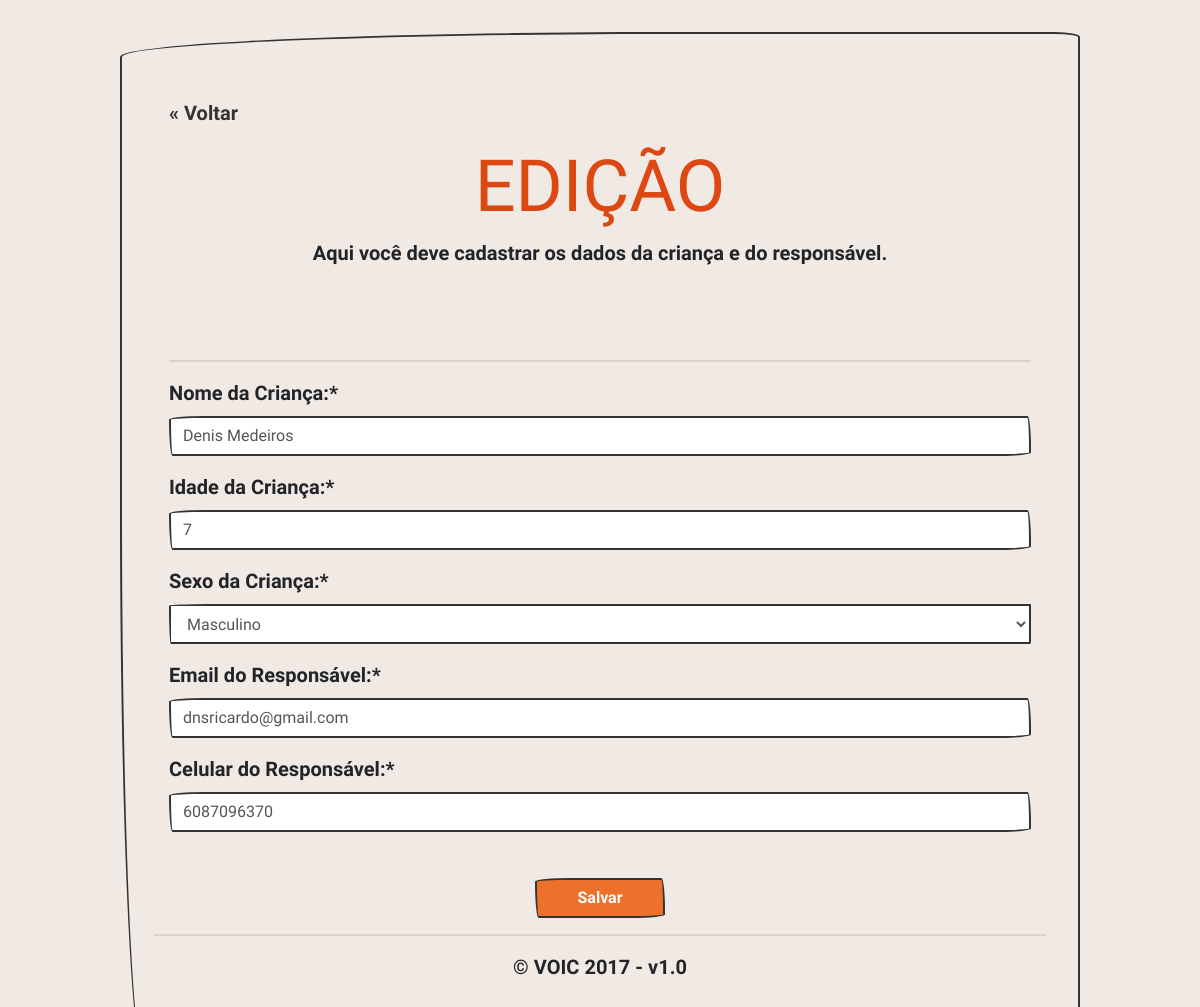
The app's page /edicao/, older data.
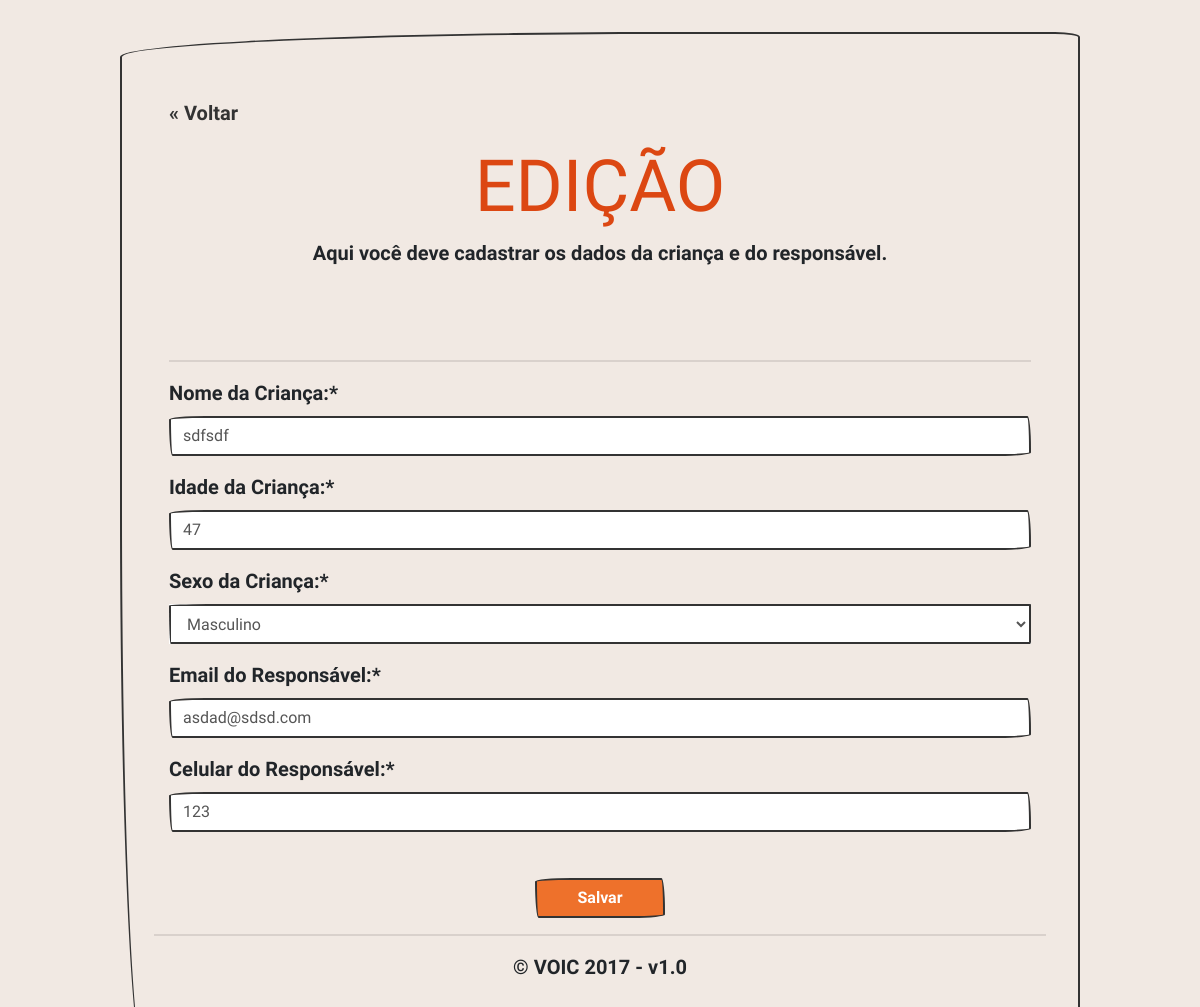
The same page, newer data.
### core/models.py (models this page shows)
class Crianca(models.Model):
    nome = models.CharField(max_length=200, null=False, blank=False)
    sexo = models.CharField(max_length=1, default='M', choices=SEXO_CHOICES, null=False, blank=False)
    idade = models.PositiveIntegerField(null=False, blank=False)

class Responsavel(models.Model):
    email = models.EmailField(null=False, blank=False)
    celular = models.CharField(max_length=100, null=False, blank=False)

### core/views.py (the view, shortened to what this page needs)
# urls.py: url('^edicao/$', views.EdicaoView.as_view(), name='edicao'),
class EdicaoView(View):
    def get(self, request):
        context = {}
        if Crianca.objects.count() > 0:
            crianca = Crianca.objects.last()
            responsavel = Responsavel.objects.last()
            crianca_form = CriancaForm(request.POST or None, instance=crianca)
            responsavel_form = ResponsavelForm(request.POST or None, instance=responsavel)
            context['crianca_form'] = crianca_form
            context['responsavel_form'] = responsavel_form
            return render(request, 'cadastro.html', context)
        else:
            context['mensagem'] = 'Ainda não existe cadastro.'
            return render(request, 'mensagem.html', context)

### core/models.py
class CriancaForm(ModelForm):
    class Meta:
        model = Crianca
        fields = ['nome', 'sexo', 'idade']
        widgets = {
           'nome': forms.TextInput(
                attrs={
                    'class': 'form-control',
                    'placeholder': 'João Silva',
                }
            ),
           'idade': forms.TextInput(
                attrs={
                    'class': 'form-control',
                    'type': 'number',
                    'min': '1',
                    'placeholder': '3',
                }
            ),
           'sexo': forms.Select(
                attrs={
                    'class': 'form-control',
                }
            )
        }

### core/templates/cadastro.html (shortened to what this page needs)
{% extends "base.html" %}
{% block "corpo" %}
    <div class="jumbotron">
      <div class="container">
        <p class="text-left" ><a style="text-decoration:none"  href="{% url "pagina_inicial" %}" > « Voltar </a></p>
        {% if novo_cadastro %}
        <h1 class="display-3 text-center" style="width:100%">CADASTRE-SE</h1>
        {% else %}
        <h1 class="display-3 text-center" style="width:100%">EDIÇÃO</h1>
        {% endif %}
        <p class="text-center">Aqui você deve cadastrar os dados da criança e do responsável.</p>
        <br />
        <br />
        <hr>
        <div class="row">
            <div class="col-md-12">
              <form method="post" action="" data-troggle="validator">
                <div class="form-group">
                    <label for="{{ crianca_form.nome.id_for_label }}" class="control-label">Nome da Criança:* </label>
                    {{ crianca_form.nome }}
                </div>
                <div class="form-group">
                    <label for="{{ crianca_form.idade.id_for_label }}" class="control-label">Idade da Criança:* </label>
                    {{ crianca_form.idade }}
                </div>
                 <div class="form-group">
                    <label for="{{ crianca_form.sexo.id_for_label }}" class="control-label">Sexo da Criança:* </label>
                    {{ crianca_form.sexo }}
                </div>
                 <div class="form-group">
                    <label for="{{ responsavel_form.email.id_for_label }}" class="control-label">Email do Responsável:* </label>
                    {{ responsavel_form.email }}
                </div>
                <div class="form-group">
                    <label for="{{ responsavel_form.celular.id_for_label }}" class="control-label">Celular do Responsável:* </label>
                    {{ responsavel_form.celular }}
                </div>
                <br>
                <div class="row">
                    <div class="col-md-12">
                        <center><button type="submit" class="btn btn-primary botao" style="padding-right:40px;padding-left:40px;">Salvar</button></center>
                    </div>
                  </div>
              </form>
            </div>
        </div>
    </div>
{% endblock %}

Row changes from the older to the newer data that the page shows:
removed Crianca: nome "Denis Medeiros", idade "7", sexo "Masculino"
removed Responsavel: email "dnsricardo@gmail.com", celular "6087096370"
added Crianca: nome "sdfsdf", idade "47", sexo "Masculino"
added Responsavel: email "asdad@sdsd.com", celular "123"
